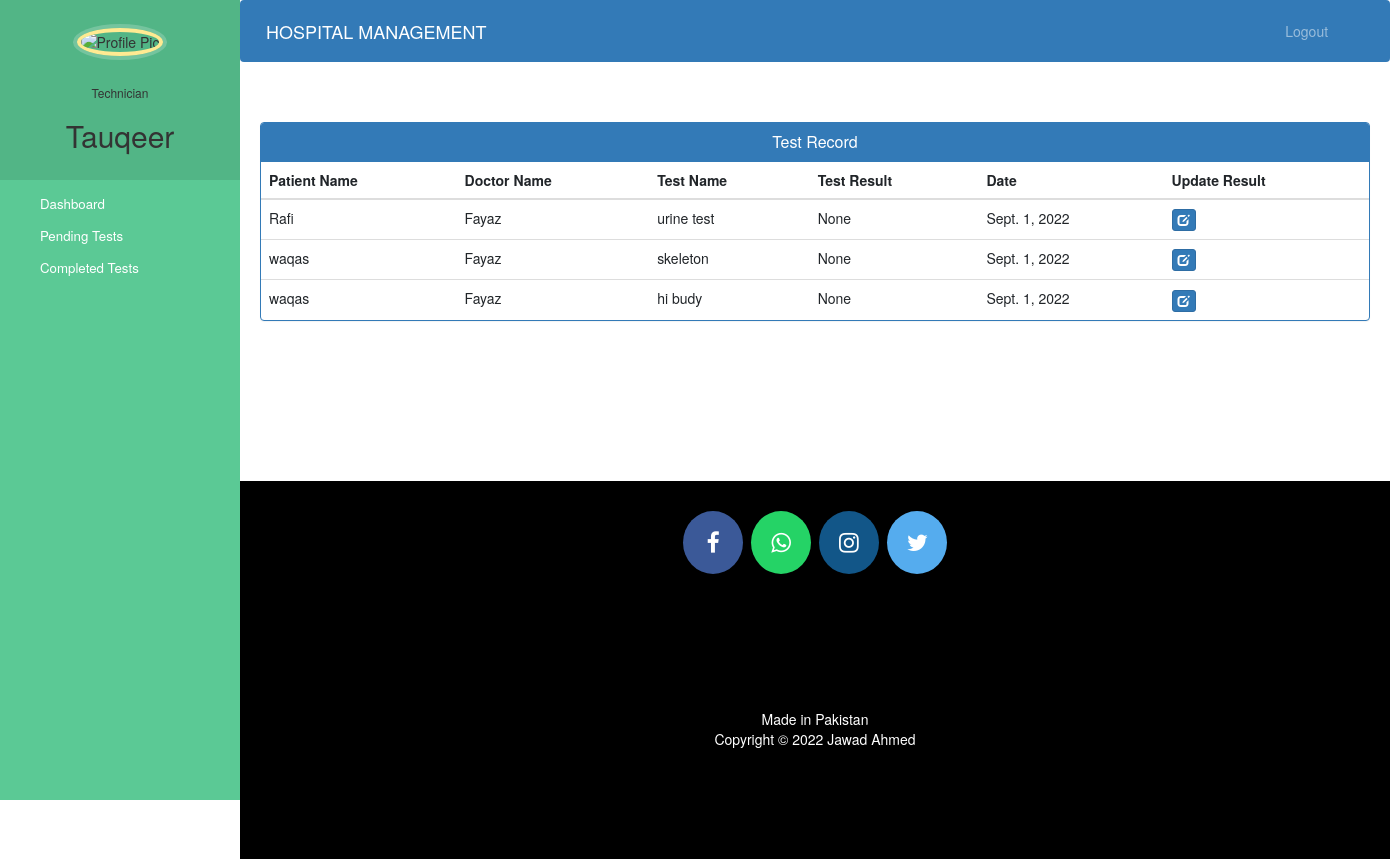
Page /technician-view-test (signed in) on the earlier database version.
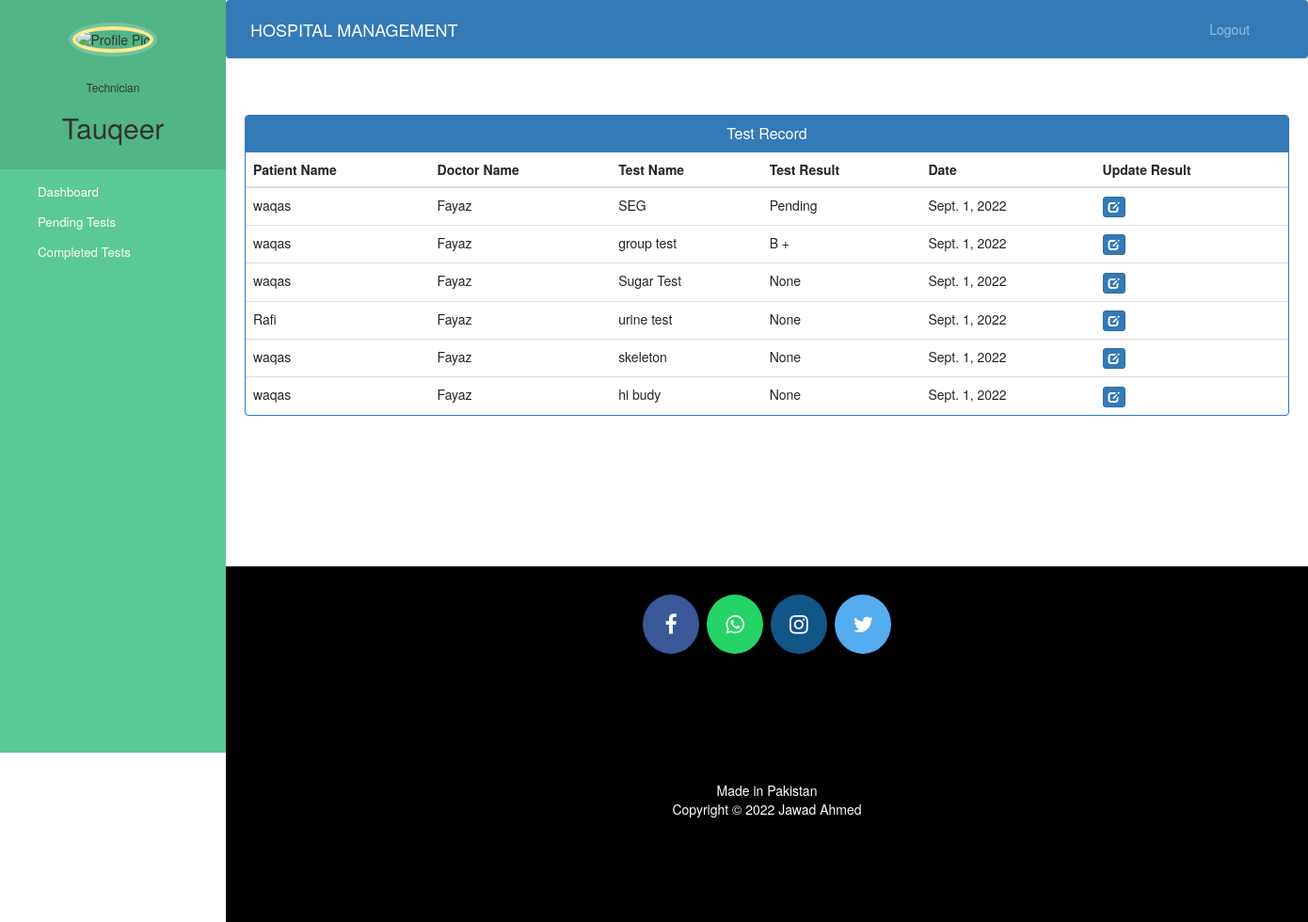
Same page on the later database version.
### hospital/models.py (models this page shows)
class Test(models.Model):
    patientId = models.PositiveIntegerField(null=True)
    doctorId = models.PositiveIntegerField(null=True)
    technicianId = models.PositiveIntegerField(null=True)
    patientName = models.CharField(max_length=40, null=True)
    doctorName = models.CharField(max_length=40, null=True)
    technicianName = models.CharField(max_length=40, null=True)
    testDate = models.DateField(auto_now=True)
    description = models.TextField(max_length=500)
    result = models.TextField(max_length=500, null=True, default='Pending')
    status = models.BooleanField(default=False)

### hospital/views.py (the view)
# urls.py: path('technician-view-test', views.technician_view_test_view, name='technician-view-test'),
@login_required(login_url='technicianlogin')
@user_passes_test(is_technician)
def technician_view_test_view(request):
    tests = models.Test.objects.all().filter(technicianId=request.user.id).order_by('-id')
    return render(request, 'hospital/technician_view_test.html', {'tests': tests})

### hospital/views.py (called while the page is built)
def is_technician(user):
    return user.groups.filter(name='TECHNICIAN').exists()

### hospital/templates/hospital/technician_view_test.html (shortened to what this page needs)
{% extends 'hospital/technician_base.html' %}
{% block content %}
{%load static%}
<head>
  <link href="//netdna.bootstrapcdn.com/bootstrap/3.0.0/css/bootstrap.min.css" rel="stylesheet" id="bootstrap-css">
</head>
<div class="container">
  <div class="panel panel-primary">
    <div class="panel-heading">
      <h6 class="panel-title">Test Record</h6>
    </div>
    <table class="table table-hover" id="dev-table">
      <thead>
        <tr>
          <th>Patient Name</th>
          <th>Doctor Name</th>
          <th>Test Name</th>
          <th>Test Result</th>
          <th>Date</th>
          <th>Update Result</th>
        </tr>
      </thead>
      {% for d in tests %}
      <tr>
        <td> {{d.patientName}}</td>
        <td>{{d.doctorName}}</td>
        <td>{{d.description}}</td>
        <td>{{d.result}}</td>
        <td>{{d.testDate}}</td>
        <td><a class="btn btn-primary btn-xs" href="{% url 'update-test-result' d.id  %}"><span class="glyphicon glyphicon-edit"></span></a></td>
      </tr>
      {% endfor %}
    </table>
  </div>
</div>
{% endblock content %}

### hospital/templates/hospital/technician_base.html (shortened to what this page needs)
<!DOCTYPE html>
{% load static %}
<html lang="en">
<head>
    <link rel="stylesheet" href="https://stackpath.bootstrapcdn.com/bootstrap/4.3.1/css/bootstrap.min.css">
    <link rel="stylesheet" href="https://maxcdn.bootstrapcdn.com/font-awesome/4.7.0/css/font-awesome.min.css">
</head>
<body>
    <nav class="menu" tabindex="0">
        <header class="avatar">
            <img src="{% static technician.profile_pic.url %}" alt="Profile Pic" />
            <br><br>
            <h6>Technician</h6>
            <h2>{{request.user.first_name}}</h2>
        </header>
        <ul>
            <li tabindex="0" class="icon-dashboard"> <a style="color:white; text-decoration:none;"
                    href="/technician-dashboard"><span>Dashboard</span></a> </li>
            <li tabindex="0" class="icon-calendar"> <a style="color:white; text-decoration:none;"
                    href="/technician-test"><span>Pending Tests</span></a></li>
            <li tabindex="0" class="icon-users"> <a style="color:white; text-decoration:none;"
                    href="/completed-tests"><span>Completed Tests</span></a></li>
        </ul>
    </nav>
    <main>
        <div class="bs-example">
            <nav class="navbar navbar-expand-md  navbar-dark fixed-top" style="background:#337AB7;">
                <a href="/technician-dashboard" class="navbar-brand">HOSPITAL MANAGEMENT</a>
                <div class="collapse navbar-collapse justify-content-between" id="navbarCollapse">
                    <div class="navbar-nav" style=" margin-left: 90%;">
                        <a href="/logout" class="nav-item nav-link">Logout</a>
                    </div>
                </div>
            </nav>
        </div>
        <br><br>
        {% block content %}
        {% endblock content %}
        <br><br><br><br><br><br><br>
        <footer>
            <p>
                <a id="ftr" href="https://facebook.com/sumit.luv/" class="fa fa-facebook"></a>
                <a id="ftr"
                    href="https://api.whatsapp.com/send?phone=919572181024&text=Hello%20Sumit.%0d%0aHow%20are%20you%20%3f%0d%0aI%20came%20from%20your%20website.&source=&data=#"
                    class="fa fa-whatsapp"></a>
                <a id="ftr" href="https://instagram.com/sumit.luv" class="fa fa-instagram"></a>
                <a id="ftr" href="https://twitter.com/sumitkumar1503" class="fa fa-twitter"></a>
            </p>
            <br>
            <div class="container">
                <div class="row">
                    <div class="col-md-12 col-sm-12">
                        <div style="color:#ffffff;" class="wow fadeInUp footer-copyright">
                            <p>Made in Pakistan <br>
                                Copyright &copy; 2022 Jawad Ahmed </p>
                        </div>
                    </div>
                </div>
            </div>
        </footer>
    </main>
</body>
</html>

### hospital/templates/hospital/technician_base.html (style rules this page uses)
a:link { text-decoration: none; }
a { color: white; }
footer { padding: 0px 0px 0px 0px; background-color: black; margin: 0px; }
#ftr { padding: 20px; }
.fa { font-size: 23px; width: 60px; text-align: center; text-decoration: none; margin: 5px 2px; border-radius: 50%; }
.fa-facebook { background: #3B5998; color: white; margin-top: 30px; }
.fa-whatsapp { background: #25d366; color: white; }
.fa-twitter { background: #55ACEE; color: white; }
.fa-instagram { background: #125688; color: white; }
p { text-align: center; }
body { padding-left: 240px; }
main { position: relative; height: 100vh; }
.menu { background: #5bc995; height: 100vh; width: 240px; position: fixed; top: 0px; left: 0; z-index: 5; outline: none; }
.menu .avatar { background: rgba(0, 0, 0, 0.1); padding: 2em 0.5em; text-align: center; }
.menu .avatar img { width: 100px; border-radius: 50%; overflow: hidden; border: 4px solid #ffea92; box-shadow: 0 0 0 4px rgba(255, 255, 255, 0.2); }
.menu .avatar h2 { font-weight: normal; margin-bottom: 0; }
.menu ul { list-style: none; padding: 0.5em 0; margin: 0; }
.menu ul li { padding: 0.5em 1em 0.5em 3em; font-size: 0.95em; font-weight: regular; background-repeat: no-repeat; background-position: left 15px center; background-size: auto 20px; transition: all 0.15s linear; cursor: pointer; }
.menu ul li.icon-dashboard { background-image: url("http://www.entypo.com/images//gauge.svg"); }
.menu ul li.icon-users { background-image: url("http://www.entypo.com/images//users.svg"); }
.menu ul li.icon-calendar { background-image: url("http://www.entypo.com/images//calendar.svg"); }

### hospital/templates/hospital/technician_view_test.html (style rules this page uses)
a:link { text-decoration: none; }
h6 { text-align: center; }
.row { margin: 100px; }

Differences in the rows shown:
added Test: patientName "waqas", doctorName "Fayaz", description "SEG", result "Pending", testDate "Sept. 1, 2022"
added Test: patientName "waqas", doctorName "Fayaz", description "group test", result "B +", testDate "Sept. 1, 2022"
added Test: patientName "waqas", doctorName "Fayaz", description "Sugar Test", result "None", testDate "Sept. 1, 2022"
